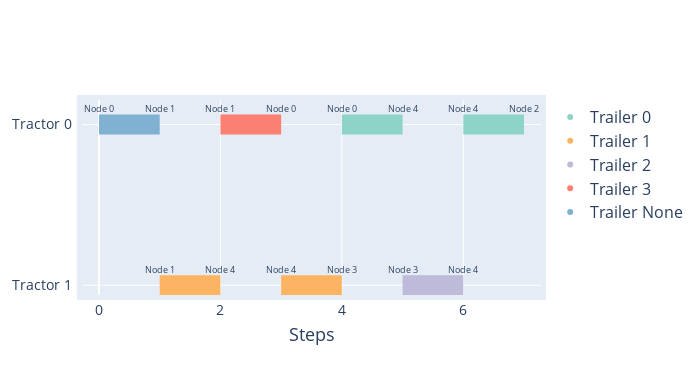

Notebook source saved alongside this figure:
### Code cell
env = EVRP
dataset = env.make_dataset(
        filename='../instances/paper_5_nodes_swapping.json',
        r_threshold=0.6
    )
example_name="paper5"

# Need a dataloader to batch instances
dataloader = DataLoader(dataset, batch_size=1, collate_fn=collate_fn)

# Make var works for dicts
batch = next(iter(dataloader))

# Run the model
model.eval()
model.set_decode_type('greedy')

with torch.no_grad():
    cost, length, reward, penalty, _, edges, decision = model(batch[0].copy(), batch[1].copy(), return_pi=True)

edges=edges.permute(1,2,0)
decision=decision.permute(0, 2, 1)

for i, graph in enumerate(batch[1]):
    edge_count = len(edges[i]) + 1

    cols = 3
    rows = math.ceil(edge_count / cols)
    fig, axs = plt.subplots(rows, cols, figsize=(15, rows * 5.5))  # Adjusted figure size
    plt.subplots_adjust(wspace=0.02, hspace=0.02)

    # Flatten axs to easily iterate over it
    axs = axs.ravel()

    graph.draw(ax=axs[0], with_labels=False)
    axs[0].set_title("Initial State")
    axs[0].set_xlim([-0.7, 1.3])
    axs[0].set_ylim([-0.7, 1.3])
    axs[0].set_aspect('equal')

    col = 1
    for edge, d in zip(edges[i], decision[i]):

        graph.clear()
        graph.visit_edges([edge])
        graph.draw(ax=axs[col], with_labels=True)
        axs[col].set_title(f"Step {col-1}")
        axs[col].set_xlim([-0.7, 1.3])
        axs[col].set_ylim([-0.7, 1.3])
        axs[col].set_aspect('equal')

        col += 1

    data = edges[i].numpy().astype(int)
    plot_timeline(data, example_name=example_name)

# Hide empty subplots
for j in range(col, len(axs)):
    axs[j].axis('off')

plt.savefig(f"../images/evrp/plot_solution_graphs_{example_name}.png", dpi=300, bbox_inches='tight')
plt.show()
plt.close()

### Figure 1 — Plotly figure (JSON) as saved in the notebook; plotly's stock layout.template omitted (floating-point values rounded to 4 significant figures)
{"data": [{"hoverinfo": "none", "line": {"color": "rgb(128,177,211)", "width": 20}, "mode": "lines", "name": "Tractor 0 ", "showlegend": false, "x": [0, 1], "y": [0, 0], "type": "scatter"}, {"hoverinfo": "none", "line": {"color": "rgb(251,128,114)", "width": 20}, "mode": "lines", "name": "Tractor 0 ", "showlegend": false, "x": [2, 3], "y": [0, 0], "type": "scatter"}, {"hoverinfo": "none", "line": {"color": "rgb(141,211,199)", "width": 20}, "mode": "lines", "name": "Tractor 0 ", "showlegend": false, "x": [4, 5], "y": [0, 0], "type": "scatter"}, {"hoverinfo": "none", "line": {"color": "rgb(141,211,199)", "width": 20}, "mode": "lines", "name": "Tractor 0 ", "showlegend": false, "x": [6, 7], "y": [0, 0], "type": "scatter"}, {"hoverinfo": "none", "line": {"color": "rgb(253,180,98)", "width": 20}, "mode": "lines", "name": "Tractor 1 ", "showlegend": false, "x": [1, 2], "y": [1, 1], "type": "scatter"}, {"hoverinfo": "none", "line": {"color": "rgb(253,180,98)", "width": 20}, "mode": "lines", "name": "Tractor 1 ", "showlegend": false, "x": [3, 4], "y": [1, 1], "type": "scatter"}, {"hoverinfo": "none", "line": {"color": "rgb(190,186,218)", "width": 20}, "mode": "lines", "name": "Tractor 1 ", "showlegend": false, "x": [5, 6], "y": [1, 1], "type": "scatter"}, {"legendgroup": "Trailer 0", "marker": {"color": "rgb(141,211,199)"}, "mode": "markers", "name": "Trailer 0", "x": [null], "y": [null], "type": "scatter"}, {"legendgroup": "Trailer 1", "marker": {"color": "rgb(253,180,98)"}, "mode": "markers", "name": "Trailer 1", "x": [null], "y": [null], "type": "scatter"}, {"legendgroup": "Trailer 2", "marker": {"color": "rgb(190,186,218)"}, "mode": "markers", "name": "Trailer 2", "x": [null], "y": [null], "type": "scatter"}, {"legendgroup": "Trailer 3", "marker": {"color": "rgb(251,128,114)"}, "mode": "markers", "name": "Trailer 3", "x": [null], "y": [null], "type": "scatter"}, {"legendgroup": "Trailer None", "marker": {"color": "rgb(128,177,211)"}, "mode": "markers", "name": "Trailer None", "x": [null], "y": [null], "type": "scatter"}], "layout": {"annotations": [{"align": "center", "arrowhead": 2, "arrowsize": 1.5, "arrowwidth": 1.5, "ax": -5, "ay": 0, "font": {"size": 9}, "showarrow": false, "text": "Node 0", "valign": "bottom", "x": 0, "xref": "x", "y": -0.1, "yref": "y"}, {"align": "center", "arrowhead": 2, "arrowsize": 1.5, "arrowwidth": 1.5, "ax": -5, "ay": 0, "font": {"size": 9}, "showarrow": false, "text": "Node 1", "valign": "bottom", "x": 1, "xref": "x", "y": -0.1, "yref": "y"}, {"align": "center", "arrowhead": 2, "arrowsize": 1.5, "arrowwidth": 1.5, "ax": -5, "ay": 0, "font": {"size": 9}, "showarrow": false, "text": "Node 1", "valign": "bottom", "x": 2, "xref": "x", "y": -0.1, "yref": "y"}, {"align": "center", "arrowhead": 2, "arrowsize": 1.5, "arrowwidth": 1.5, "ax": -5, "ay": 0, "font": {"size": 9}, "showarrow": false, "text": "Node 0", "valign": "bottom", "x": 3, "xref": "x", "y": -0.1, "yref": "y"}, {"align": "center", "arrowhead": 2, "arrowsize": 1.5, "arrowwidth": 1.5, "ax": -5, "ay": 0, "font": {"size": 9}, "showarrow": false, "text": "Node 0", "valign": "bottom", "x": 4, "xref": "x", "y": -0.1, "yref": "y"}, {"align": "center", "arrowhead": 2, "arrowsize": 1.5, "arrowwidth": 1.5, "ax": -5, "ay": 0, "font": {"size": 9}, "showarrow": false, "text": "Node 4", "valign": "bottom", "x": 5, "xref": "x", "y": -0.1, "yref": "y"}, {"align": "center", "arrowhead": 2, "arrowsize": 1.5, "arrowwidth": 1.5, "ax": -5, "ay": 0, "font": {"size": 9}, "showarrow": false, "text": "Node 4", "valign": "bottom", "x": 6, "xref": "x", "y": -0.1, "yref": "y"}, {"align": "center", "arrowhead": 2, "arrowsize": 1.5, "arrowwidth": 1.5, "ax": -5, "ay": 0, "font": {"size": 9}, "showarrow": false, "text": "Node 2", "valign": "bottom", "x": 7, "xref": "x", "y": -0.1, "yref": "y"}, {"align": "center", "arrowhead": 2, "arrowsize": 1.5, "arrowwidth": 1.5, "ax": -5, "ay": 0, "font": {"size": 9}, "showarrow": false, "text": "Node 1", "valign": "bottom", "x": 1, "xref": "x", "y": 0.9, "yref": "y"}, {"align": "center", "arrowhead": 2, "arrowsize": 1.5, "arrowwidth": 1.5, "ax": -5, "ay": 0, "font": {"size": 9}, "showarrow": false, "text": "Node 4", "valign": "bottom", "x": 2, "xref": "x", "y": 0.9, "yref": "y"}, {"align": "center", "arrowhead": 2, "arrowsize": 1.5, "arrowwidth": 1.5, "ax": -5, "ay": 0, "font": {"size": 9}, "showarrow": false, "text": "Node 4", "valign": "bottom", "x": 3, "xref": "x", "y": 0.9, "yref": "y"}, {"align": "center", "arrowhead": 2, "arrowsize": 1.5, "arrowwidth": 1.5, "ax": -5, "ay": 0, "font": {"size": 9}, "showarrow": false, "text": "Node 3", "valign": "bottom", "x": 4, "xref": "x", "y": 0.9, "yref": "y"}, {"align": "center", "arrowhead": 2, "arrowsize": 1.5, "arrowwidth": 1.5, "ax": -5, "ay": 0, "font": {"size": 9}, "showarrow": false, "text": "Node 3", "valign": "bottom", "x": 5, "xref": "x", "y": 0.9, "yref": "y"}, {"align": "center", "arrowhead": 2, "arrowsize": 1.5, "arrowwidth": 1.5, "ax": -5, "ay": 0, "font": {"size": 9}, "showarrow": false, "text": "Node 4", "valign": "bottom", "x": 6, "xref": "x", "y": 0.9, "yref": "y"}], "yaxis": {"type": "category", "tickvals": [0, 1], "ticktext": ["Tractor 0 ", "Tractor 1 "], "tickfont": {"size": 14}, "autorange": "reversed"}, "margin": {"pad": 5}, "legend": {"font": {"size": 16}, "traceorder": "normal"}, "showlegend": true, "width": 700, "height": 375.0, "xaxis": {"title": {"font": {"size": 18}, "text": "Steps"}, "tickfont": {"size": 14}}}}
